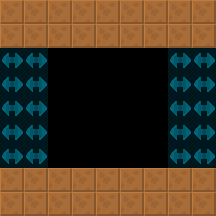

A level layout from a 2D game, rendered from its tile map. Below: a short description, then the map file with tile-grid data replaced by summaries:
An orthogonal 9x9 tile map with 24x24 px tiles, 2 tile layers (col, lnk), 2 tilesets and 1 object (BlueGate).

<map version="1.4" tiledversion="1.4.2" orientation="orthogonal" renderorder="right-down" width="9" height="9" tilewidth="24" tileheight="24" infinite="0" nextlayerid="4" nextobjectid="8">
 <tileset firstgid="6" source="../../lnk.tsx" />
 <tileset firstgid="1" source="../../col.tsx" />
 <layer id="1" name="col" width="9" height="9">
  <data>[81 cells, 36 non-empty, 1 distinct tile ids]</data>
 </layer>
 <layer id="2" name="lnk" width="9" height="9" opacity="0.5">
  <data>[81 cells, 20 non-empty, 1 distinct tile ids]</data>
 </layer>
 <objectgroup id="3" name="markers" opacity="0.5">
  <object id="1" name="BlueGate" type="BlueGate" x="96" y="144" width="24" height="24">
   <properties>
    <property name="yr" value="0" />
    <property name="xr" value="0" />
   </properties>
  </object>
 </objectgroup>
</map>
